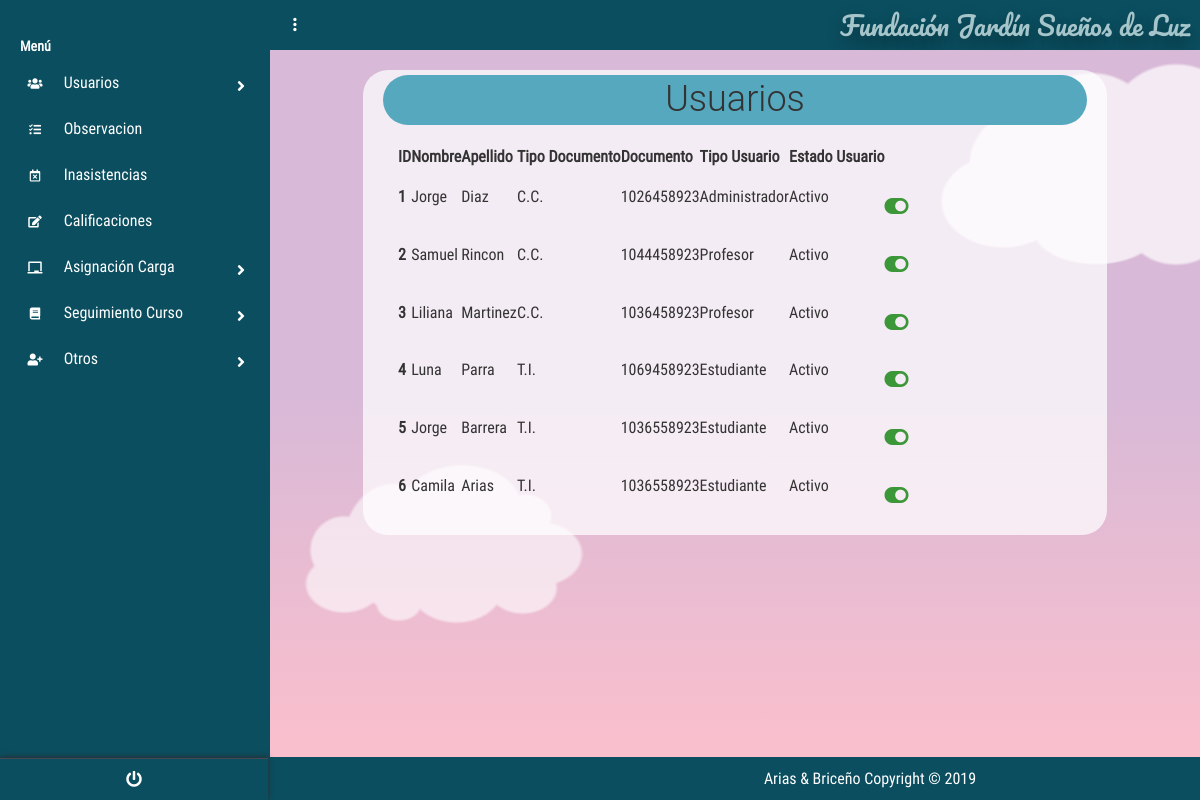
The app's page /?c=Usuario&a=Index (signed in) with its own data.
### tables this page shows
create table Usuario
(
id_Usuario int PRIMARY KEY auto_increment ,
user_Usuario varchar (50) not null,
password_Usuario varchar (8) not null,
nombre_Usuario varchar (50) not null,
apellido_Usuario varchar (50) not null,
tipoDoc_Usuario varchar (50) not null,
doc_Usuario bigint not null,
estado_Usuario varchar (50) not null,
id_tipoUsuario_FK int ,
id_Especialidad_FK int 
);

create table TIPOUSUARIO
(
id_tipoUsuario int PRIMARY KEY auto_increment ,
nombre_Tipo_Usuario varchar (50) not null
);

### controllers/UsuarioController.php (called while the page is built, shortened)
<?php
require_once "./models/UsuarioModel.php";
class UsuarioController{
    public function __CONSTRUCT(){
        $this->mode = new UsuarioModel();
    }
    public function Index(){
        include_once './views/Usuario/Usuario.php';
    }
}

### models/Conexion.php (called while the page is built)
<?php
class Conexion{
    public static function conectar(){
        $PDO = new PDO("mysql:host=localhost;dbname=dbfundacion;charset=utf8","root","");
        $PDO->setAttribute(PDO::ATTR_ERRMODE,PDO::ERRMODE_EXCEPTION);
        return $PDO;
    }
}
?>

### models/UsuarioModel.php (called while the page is built, shortened)
<?php
class UsuarioModel{
    public $CNX;
    public function __construct(){
        try {
            $this->CNX= Conexion::conectar();
        } catch (Exception $e) {
            die($e->getMessage());
        }
    }
    public function listar_Usuario(){
        try {
            $query= "SELECT id_Usuario,
            user_Usuario,
            password_Usuario,
            nombre_Usuario,
            apellido_Usuario,
            tipoDoc_Usuario,
            doc_Usuario,
            estado_Usuario,
            id_tipoUsuario_FK,
            id_Especialidad_FK,
            id_tipoUsuario,
            nombre_Tipo_Usuario
            from Usuario
            inner join tipousuario on Usuario.id_tipoUsuario_FK=tipousuario.id_tipoUsuario ";
            $stm = $this->CNX->prepare($query);
            $stm->execute();
            return $stm->fetchAll(PDO::FETCH_OBJ);
        } catch (Exception $e){
            die($e ->getMessage());
        }
    }
}

### views/Usuario/Usuario.php (the view, shortened to what this page needs)
<!DOCTYPE html>
<html lang="es">
<head>
    <link rel='stylesheet' href='https://cdnjs.cloudflare.com/ajax/libs/twitter-bootstrap/4.1.1/css/bootstrap.css'>
    <link rel='stylesheet' href='https://use.fontawesome.com/releases/v5.0.13/css/all.css'>
    <link rel="stylesheet" href="<?php echo SERVERURL; ?>assets/css/main.css">
    <link rel="stylesheet" href="<?php echo SERVERURL; ?>assets/css/style.css">
    <link rel="stylesheet" href="<?php echo SERVERURL; ?>assets/css/menu_Lateral.css">
    <link rel="stylesheet" href="<?php echo SERVERURL; ?>assets/css/main.css">
    <link href="https://unpkg.com/bootstrap-table@1.18.0/dist/bootstrap-table.min.css" rel="stylesheet">
</head>
<body>
    <?php include "./views/modules/navlateral.php" ?>
    <section class="full-box dashboard-contentPage">
        <?php include "./views/modules/navbar.php" ?>
        <div class="container">
            <div class="titles">
                <h1 class="tituloa ">Usuarios</h1>
            </div>
            <div class="tablas">
            <table id="table" data-toggle="table" data-height="auto" data-search="true" data-show-refresh="false"
                data-show-columns="true" data-buttons-toolbar=".buttons-toolbar">
                <thead">
                    <tr>
                        <th data-field="ID">ID</th>
                        <th data-field="nombre">Nombre</th>
                        <th data-field="apellido">Apellido</th>
                        <th data-field="tipoDoc">Tipo Documento</th>
                        <th data-field="Doc">Documento</th>
                        <th data-field="tipoUsuario">Tipo Usuario</th>
                        <th data-field="Estado">Estado Usuario</th>
                        <th data-field="Estado_b"></th>
                    </tr>
                <tbody>
                    <?php foreach ($this->mode->listar_Usuario() as $k ) : ?>
                    <tr>
                        <th data-field="ID" scope="row"><?php echo $k->id_Usuario; ?></th>
                        <td data-field="nombre"><?php echo $k->nombre_Usuario; ?></td>
                        <td data-field="apellido"><?php echo $k->apellido_Usuario; ?></td>
                        <td data-field="tipoDoc"><?php echo $k->tipoDoc_Usuario; ?></td>
                        <td data-field="Doc"><?php echo $k->doc_Usuario; ?></td>
                        <td data-field="tipoUsuario"><?php echo $k->nombre_Tipo_Usuario; ?></td>
                        <td data-field="Estado"><?php echo $k->estado_Usuario; ?>
                        </td>
                        <td data-field="Estado_b">
                        <div class="form-group" id="botones">
                                <?php echo $k->estado_Usuario == 'Activo'
                                ? "<a style='text-decoration:none;color:#3C9738;' href='?c=Usuario&a=inactivar_Usuario&id_Usuario= $k->id_Usuario;'  class='fas fa-toggle-on fa-lg ' ></a>"
                                 :"<a style='text-decoration:none;color:#C34242;' href='?c=Usuario&a=activar_Usuario&id_Usuario= $k->id_Usuario;'  class='fas fa-toggle-off fa-lg ' ></a>"; ?>
                            </div>
                        </td>
                    </tr>
                    <?php endforeach; ?>
                </tbody>
            </table>
</div>
        </div>
        <?php include "./views/modules/fondo_Form.php" ?>
    </section>
</body>
</html>

### index.php (shortened to what this page needs)
<?php
require_once './models/Conexion.php';
$controller = 'Acerca';
if(!isset($_REQUEST['c']))
{
    require_once "controllers/".$controller."Controller.php";
    $controller = ucwords($controller) . 'Controller';
    $controller = new $controller;
    $controller->Index();
}
else
{
    $accion = isset($_REQUEST['a']) ? $_REQUEST['a'] : 'Index';
    $controller = new $controller;
    call_user_func( array( $controller, $accion ) );
}

### views/modules/navlateral.php (shortened to what this page needs)
<section class="full-box cover dashboard-sideBar">
		<div class="full-box dashboard-sideBar-ct">
		<div class="page-wrapper chiller-theme toggled">
<nav id="sidebar" class="sidebar-wrapper">
  <div class="sidebar-content">
	<div class="sidebar-brand">
	</div>
	<div class="sidebar-menu">
	  <ul>
		<li class="header-menu">
		  <span>Menú</span>
		</li>
		<li class="sidebar-dropdown">
		  <a href="#">
			<i class="fa fa-users"></i>
			<span>Usuarios</span>
		  </a>
		</li>
		<li >
		  <a href="?c=Observacion&a=Index">
			<i class="fas fa-tasks"></i>
			<span>Observacion</span>
		  </a>
		</li>
		<li>
		  <a href="?c=Inasistencia&a=Index">
		  <i class="far fa-calendar-times"></i>
			<span>Inasistencias</span>
		  </a>
		</li>
		<li>
		  <a href="?c=Calificacion&a=Index">
		  <i class="fas fa-edit"></i>
			<span>Calificaciones</span>
		  </a>
		</li>
		<li class="sidebar-dropdown">
		  <a href="#">
		  <i class="fas fa-chalkboard"></i>
			<span>Asignación Carga</span>
		  </a>
		</li>
		<li class="sidebar-dropdown">
		  <a href="#">
		  <i class="fas fa-book"></i>
			<span>Seguimiento Curso</span>
		  </a>
		</li>
		<li class="sidebar-dropdown">
		  <a href="#">
			<i class="fa fa-user-plus"></i>
			<span>Otros</span>
		  </a>
		</li>
	  </ul>
	</div>
  </div>
  <div class="sidebar-footer">
	<a href="./models/salir.php">
	  <i class="fa fa-power-off"></i>
	</a>
  </div>
</nav>
		</div>
	</section>

### views/modules/navbar.php
<nav class="full-box dashboard-Navbar" style="z-index:10">
			<ul class="full-box list-unstyled text-right">
				<li class="pull-left">
					<a href="#!" class="btn-menu-dashboard" id="botonm"><i class="zmdi zmdi-more-vert"></i></a>
				</li>
				<li>
					<a href="?c=Acerca&a=Index" class="btn-search Titulo_P" id="tituloPri">
					<div class="  Titulo_P"><?php echo NOMBREPROYECTO; ?></div>
					</a>
				</li>
			</ul>
		</nav>

### views/modules/fondo_Form.php (shortened to what this page needs)
<!DOCTYPE html>
<html lang="en" >
<head>
</head>
<body >
<div class="cloud">
    <div></div>
    <div></div>
  </div>
  <figure class="madeline-container">
  </figure>
</body>
    <footer style="position:fixed;bottom:0px;background-color: rgb(11, 78, 95);width: 100%;color:#ffffff;padding:10px;text-align:center;">
    Arias & Briceño Copyright &copy; 2019
</footer>
</html>

### assets/css/main.css (style rules this page uses)
body, html { background-color: #0b4e5f; width: 100%; height: 100%; margin: 0; padding: 0; position: relative; font-size: 16px; font-family: 'RobotoCondensed'; overflow: hidden; }
.full-box { margin: 0; padding: 0; width: 100%; box-sizing: border-box; }
.cover { background: 50% 50% no-repeat; background-size: cover; }
.container { background-color: rgba(255, 255, 255, 0.726); margin-top:20px; border-radius:25px; width:80%; }
.tablas,h1 { margin:20px }
h1 { text-align: center; padding: 5px; margin: 5px; }
.tituloa { background-color: #56a8be; border-color: #56a8be; border-radius: 1em; }
.dashboard-sideBar, .dashboard-contentPage { position: absolute; top: 0; height: 100%; transition: all .3s ease-in-out; }
.dashboard-sideBar, .dashboard-sideBar-ct { width: 270px; }
.dashboard-sideBar { left: 0; z-index: 2; background-image: url('assets/img/sideBar.png'); border-right: 1px solid #0b4e5f; overflow: hidden; }
.dashboard-sideBar-ct { position: relative; height: 100%; background-color: #0b4e5f; padding: 0 10px; padding-bottom: 30px; }
#tituloPri { display: inline-block; width: auto; text-align: center; color: #fff; margin: 0; padding-right: 10px; font-size: 20px; transition: all .3s ease-in-out; position: relative; text-decoration: none; }
#botonm { width: 50px; }
.dashboard-contentPage { right: 0; z-index: 1; padding-left: 270px; }
.dashboard-Navbar, .dashboard-Navbar > ul, .dashboard-Navbar > ul >li, .dashboard-Navbar > ul > li > a { height: 50px; line-height: 50px; }
.dashboard-Navbar > ul > li > a { outline: none; }
.dashboard-Navbar { background-color: #0b4e5f; overflow: hidden; }
.dashboard-Navbar > ul >li, .dashboard-Navbar > ul > li > a { display: inline-block; width: auto; text-align: center; color: #fff; margin: 0; padding: 0; font-size: 20px; transition: all .3s ease-in-out; position: relative; }
.Titulo_P { font-size: 1.3em; color:rgb(165, 197, 202); text-align: left; text-shadow:0 .5rem 1rem rgba(0,0,0,.35); font-family: 'Pacifico', cursive; margin-top: auto; margin-bottom: auto; margin-right: auto; margin-left: 20px; text-decoration: none; }

### assets/css/style.css (style rules this page uses)
.Titulo_P { font-size: 2em; color:rgb(165, 197, 202); text-align: left; text-shadow:0 .5rem 1rem rgba(0,0,0,.35); font-family: 'Pacifico', cursive; margin-top: auto; margin-bottom: auto; margin-right: auto; margin-left: 20px; text-decoration: none; }
ul { margin-top:auto; margin-bottom:auto; margin-left: 20px; }

### records on screen
usuario: id_Usuario "1", nombre_Usuario "Jorge", apellido_Usuario "Diaz", tipoDoc_Usuario "C.C.", doc_Usuario "1026458923", id_tipoUsuario_FK.nombre_Tipo_Usuario "Administrador", estado_Usuario "Activo"
usuario: id_Usuario "2", nombre_Usuario "Samuel", apellido_Usuario "Rincon", tipoDoc_Usuario "C.C.", doc_Usuario "1044458923", id_tipoUsuario_FK.nombre_Tipo_Usuario "Profesor", estado_Usuario "Activo"
usuario: id_Usuario "3", nombre_Usuario "Liliana", apellido_Usuario "Martinez", tipoDoc_Usuario "C.C.", doc_Usuario "1036458923", id_tipoUsuario_FK.nombre_Tipo_Usuario "Profesor", estado_Usuario "Activo"
usuario: id_Usuario "4", nombre_Usuario "Luna", apellido_Usuario "Parra", tipoDoc_Usuario "T.I.", doc_Usuario "1069458923", id_tipoUsuario_FK.nombre_Tipo_Usuario "Estudiante", estado_Usuario "Activo"
usuario: id_Usuario "5", nombre_Usuario "Jorge", apellido_Usuario "Barrera", tipoDoc_Usuario "T.I.", doc_Usuario "1036558923", id_tipoUsuario_FK.nombre_Tipo_Usuario "Estudiante", estado_Usuario "Activo"
usuario: id_Usuario "6", nombre_Usuario "Camila", apellido_Usuario "Arias", tipoDoc_Usuario "T.I.", doc_Usuario "1036558923", id_tipoUsuario_FK.nombre_Tipo_Usuario "Estudiante", estado_Usuario "Activo"

### other values on screen
NOMBREPROYECTO "Fundación Jardín Sueños de Luz"
